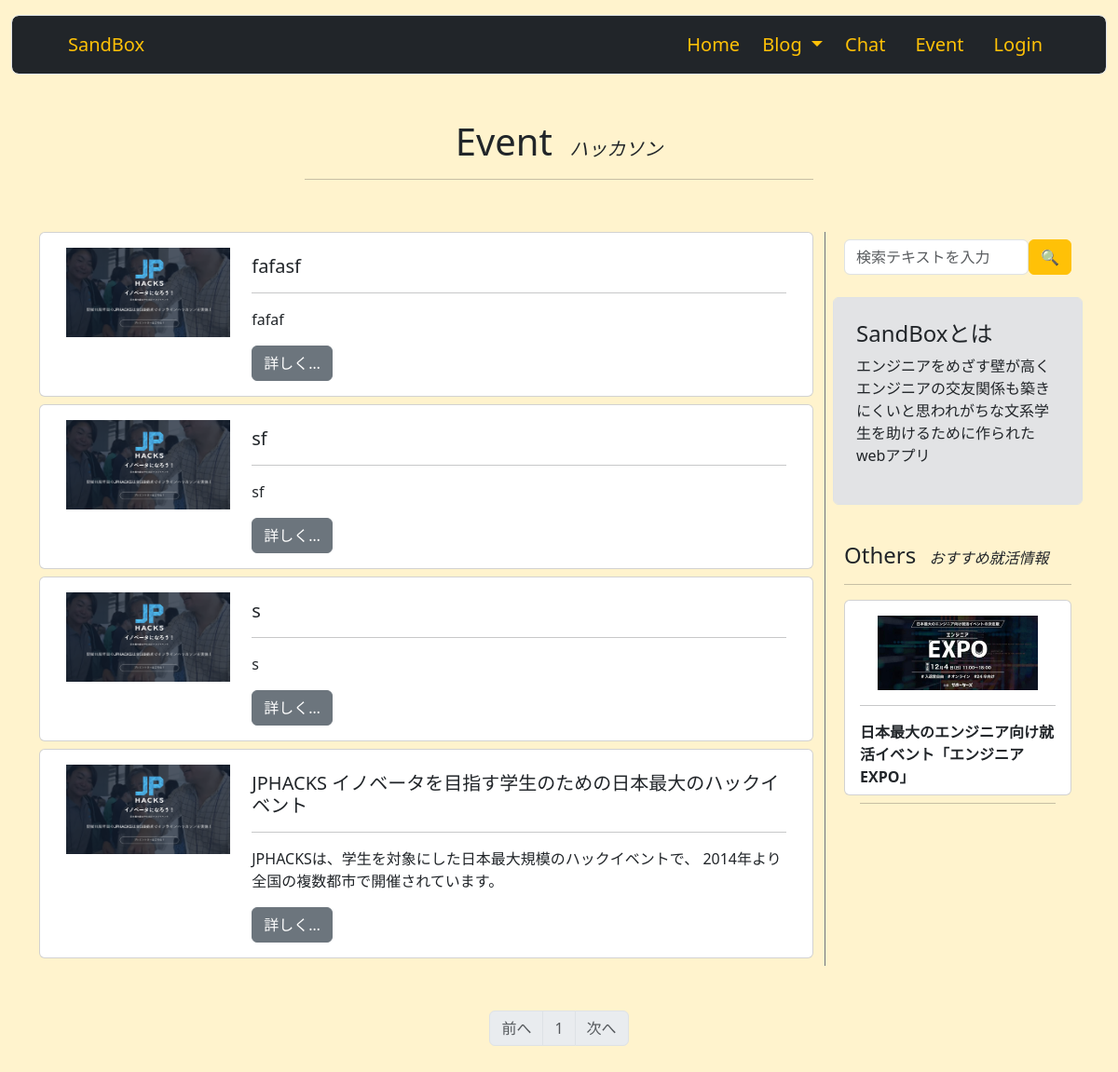
Before: /hackathon_event with the older database file.
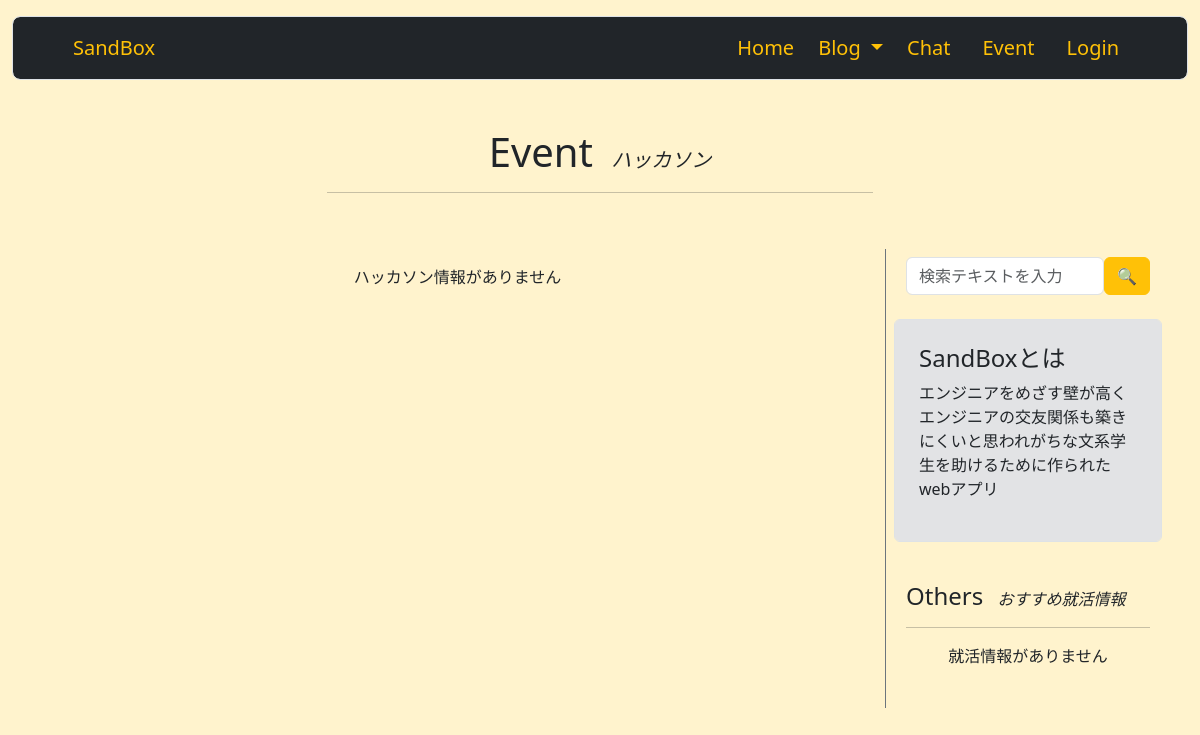
After: the same page with the newer database file.
### sandbox_system/models.py (models this page shows, shortened)
class Event(db.Model):
    __tablename__ = 'event'
    id = db.Column(db.Integer, primary_key=True)
    category = db.Column(db.String(64))
    title = db.Column(db.String(140))
    summary = db.Column(db.String(140))
    text = db.Column(db.Text)
    url = db.Column(db.String(140))
    image = db.Column(db.String(140))

### sandbox_system/events/view.py (the view)
@events.route('/hackathon_event', methods=['GET', 'POST'])
def hackathon_event():
    form = EventSearchForm()
    page = request.args.get('page', 1, type=int)
    if Event.query.filter_by(category='ハッカソン').first():
        hackathon_events = Event.query.filter_by(category='ハッカソン').order_by(Event.id.desc()).paginate(page=page, per_page=10)
    else:
        hackathon_events = ''
    if Event.query.filter_by(category='就活').first():
        recent_job_search_events = Event.query.filter_by(category='就活').order_by(Event.id.desc()).limit(3).all()
    else:
        recent_job_search_events = ''
    return render_template('event/hackathon_event.html', form=form, hackathon_events=hackathon_events, recent_job_search_events=recent_job_search_events)

### sandbox_system/events/form.py
class EventSearchForm(FlaskForm):
    searchtext = StringField('検索テキスト', validators=[DataRequired()])
    submit = SubmitField('🔍')

### sandbox_system/__init__.py (called while the page is built)
@event.listens_for(Engine, "connect")
def set_sqlite_pragma(dbapi_connection, connection_record):
    cursor = dbapi_connection.cursor()
    cursor.execute("PRAGMA foreign_keys=ON")
    cursor.close()

### sandbox_system/templates/event/hackathon_event.html (shortened to what this page needs)
{% extends 'base.html' %}
{% block content %}
    <div class="container pb-4">
        <div class="row my-3">
            <div class="col-md-6 m-auto text-center">
                {% if searchtext %}
                    <h1 class="text-center">"{{ searchtext }}"の検索結果</h1>
                    <hr>
                {% else %}
                    <h1 class="text-center">Event <span class="fs-5 ms-2 fst-italic">ハッカソン</span></h1>
                    <hr>
                {% endif %}
            </div>
        </div>
    </div>
    <div class="container">
        <div class="row">
            <div class="col-9">
                <div class="row">
                    {% if hackathon_events %}
                    {% for hackathon_event in hackathon_events.items %}
                    <div class="col-12 mb-2">
                        <div class="card h-100">
                            <div class="card-body" style="max-height: 15rem;">
                                <div class="container">
                                    <div class="row row-cols-auto">
                                        {% if hackathon_event.image %}
                                        <div class="col-3 mb-3" style="text-align: center;">
                                                <img src="{{ url_for('static', filename='image/' + hackathon_event.image) }}" class="img-fluid" style="max-height: 8rem; max-width: 11rem;">
                                        </div>
                                        {% endif %}
                                        <div class="col-9">
                                            <h5 class="card-title pt-2"><a href="{{ hackathon_event.url }}" class="text-decoration-none text-dark">{{ hackathon_event.title }}</a></h5>
                                            <hr>
                                            <p>{{ hackathon_event.summary }}</p>
                                            <a href="{{ hackathon_event.url }}" class="btn btn-secondary">詳しく…</a>
                                        </div>
                                    </div>
                                </div>
                            </div>
                        </div>
                    </div>
                    {% endfor %}
                    {% else %}
                    <p class="text-center my-3">ハッカソン情報がありません</p>
                    {% endif %}
                </div>
            </div>
            <div class="col-md-3 p-2 bg-opacity-10 border border-secondary border-end-0 border-top-0 border-bottom-0">
                <div class="position-sticky" style="top: 12rem;">
                    <div class="container-fluid mb-4">
                        <form action="{{ url_for('events.hackathon_event_search') }}" class="d-flex" method="post">
                            {{ render_field(form.searchtext, class="form-control", placeholder="検索テキストを入力") }}
                            {{ form.submit(class="btn btn-warning") }}
                        </form>
                    </div>
                    <div class="p-4 mb-4 bg-secondary-subtle form-control">
                        <h4>SandBoxとは</h4>
                        <p>エンジニアをめざす壁が高くエンジニアの交友関係も築きにくいと思われがちな文系学生を助けるために作られたwebアプリ</p>
                    </div>
                    <div class="container py-3">
                        <h4>Others <span class="fs-6 ms-2 fst-italic">おすすめ就活情報</span></h4>
                        <hr>
                        {% if recent_job_search_events %}
                        {% for recent_job_search_event in recent_job_search_events %}
                        <div class="col mb-3">
                            <div class="card h-100">
                                <div class="card-body" style="max-height: 13rem;">
                                    {% if recent_job_search_event.image %}
                                        <div style="text-align: center;">
                                                <img src="{{ url_for('static', filename='image/' + recent_job_search_event.image) }}" class="img-fluid card-image-top" style="max-height: 5rem;">
                                        </div>
                                    {% endif %}
                                    <hr>
                                    <p class="card-title fs-6"><a href="{{ recent_job_search_event.url }}" class="text-decoration-none text-dark"><b>{{ recent_job_search_event.title }}</b></a></p>
                                    <hr>
                                </div>
                            </div>
                        </div>
                        {% endfor %}
                        {% else %}
                        <p class="text-center my-3">就活情報がありません</p>
                        {% endif %}
                    </div>
                </div>
            </div>
        </div>
    </div>
    {% if hackathon_events %}
        <nav class="my-5" aria-label="Page navigation">
            <ul class="pagination justify-content-center">
                <li {% if hackathon_events.has_prev %} class="page-item" {%else%} class="page-item disabled" {% endif %}><a class="page-link" href="{% if hackathon_events.has_prev %}{{ url_for('events.hackathon_event', page=hackathon_events.prev_num) }}{% else %}#{% endif %}">前へ</a></li>
        {% for page_num in hackathon_events.iter_pages(left_edge=1, right_edge=1, left_current=1, right_current=2) %}
            {% if page_num %}
                {% if hackathon_events.page == page_num %}
                    <li class="page-item disabled"><a class="page-link" href="#">{{ page_num }}</a></li>
                {% else %}
                    <li class="page-item"><a class="page-link" href="{{ url_for('events.hackathon_event', page=page_num) }}">{{ page_num }}</a></li>
                {% endif %}
            {% else %}
                <li class="page-item disabled"><a class="page-link" href="#">&hellip;</a></li>
            {% endif %}
        {% endfor %}
            <li {% if hackathon_events.has_next %} class="page-item" {% else %} class="page-item disabled" {% endif %}><a class="page-link" href="{% if hackathon_events.has_next %}{{ url_for('events.hackathon_event',page=hackathon_events.next_num) }}{% else %}#{% endif %}">次へ</a></li>
            </ul>
        </nav>
    {% endif %}
{% endblock %}

### sandbox_system/templates/base.html (shortened to what this page needs)
<!DOCTYPE html>
<html lang="en" class="bg-warning-subtle">
<head>
    <link href="https://cdn.jsdelivr.net/npm/bootstrap@5.3.0/dist/css/bootstrap.min.css" rel="stylesheet">
</head>
<body>
    <div class="bg-warning-subtle">
        <div class="z-3 position-sticky" style="top: 0rem;">
            <header class="mb-5">
                <div class="container-fluid z-3">
                    <nav class="navbar navbar-expand-lg bg-dark form-control form-control-lg mt-3">
                        <div class="container-fluid">
                            <a class="navbar-brand ms-5 text-warning" href="{{ url_for('users.index') }}">SandBox</a>
                            <div class="collapse navbar-collapse" id="navbarNavDropdown">
                                <ul class="navbar-nav ms-auto">
                                <li class="nav-item">
                                    <a class="nav-link active text-warning mx-2" aria-current="page" href="{{ url_for('users.index') }}">Home</a>
                                </li>
                                <li class="nav-item dropdown">
                                    <a class="nav-link dropdown-toggle text-warning" role="button" data-bs-toggle="dropdown" aria-expanded="false">
                                    Blog
                                    </a>
                                </li>
                                <li class="nav-item">
                                    <a class="nav-link text-warning mx-2" href="{{ url_for('chats.chat_index') }}">Chat</a>
                                </li>
                                <li class="nav-item">
                                    <a class="nav-link text-warning mx-2" href="{{ url_for('events.event_index') }}">Event</a>
                                </li>
                                {% if current_user.is_authenticated %}
                                    <li class="nav-item">
                                        <a class="nav-link text-warning mx-2 me-5" href="{{ url_for('users.my_page', user_id=current_user.id) }}">MyPage</a>
                                    </li>
                                {% else %}
                                    <li class="nav-item">
                                        <a class="nav-link text-warning mx-2 me-5" href="{{ url_for('users.login') }}">Login</a>
                                    </li>
                                {% endif %}
                                </ul>
                            </div>
                        </div>
                    </nav>
                </div>
            </header>
        </div>
        {% from '_formhelper.html' import render_field %}
        {% block content %}
        {% endblock %}
    </div>
</body>
</html>

### sandbox_system/templates/_formhelper.html (shortened to what this page needs)
{% macro render_field(field) %}
{{ field(**kwargs)|safe }}
{% endmacro %}

Changed rows visible on the page:
removed Event: image (picture), title "fafasf", summary "fafaf", shown under "Event ハッカソン"
removed Event: image (picture), title "sf", summary "sf", shown under "Event ハッカソン"
removed Event: image (picture), title "s", summary "s", shown under "Event ハッカソン"
removed Event: image (picture), title "JPHACKS イノベータを目指す学生のための日本最大のハックイベント", summary "JPHACKSは、学生を対象にした日本最大規模のハックイベントで、 2014年より全国の複数都市で開催されています。", shown under "Event ハッカソン"
removed Event: image (picture), title "日本最大のエンジニア向け就活イベント「エンジニアEXPO」", shown under "Others おすすめ就活情報"
Other visible differences:
text no longer shown: "前へ 次へ"
text now shown: "ハッカソン情報がありません 就活情報がありません"
list line gone: "1"
